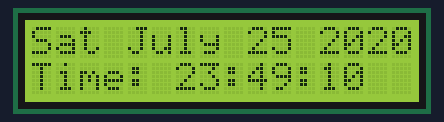
A sketch run on a simulated Arduino Uno, built with avr-gcc and run on an emulated ATmega328P. Parts: 16×2 character LCD.

Above: at 0.1 s.
At 4.1 s:
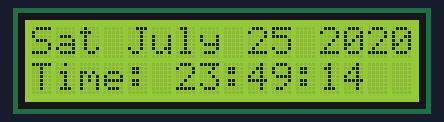
At 9.2 s:
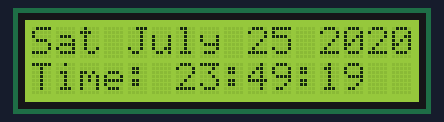
At 19.2 s:
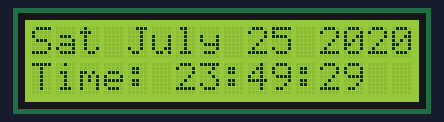
At 28.3 s:
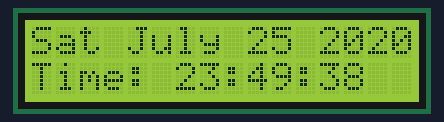
At 38.3 s:
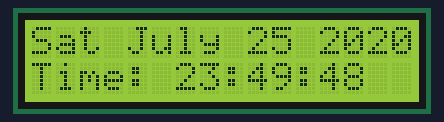

The sketch:

LCD_Clock.ino
```cpp
#include <LiquidCrystal.h>

LiquidCrystal lcd(1,2,4,5,6,7);

void setup(){
    lcd.begin(16,2);
}

void printTime(int sysHour, int sysMinute, int sysSec){
  lcd.setCursor(0,1);
  lcd.print("Time: ");

  if(sysHour < 10){
    lcd.print("0");
    lcd.print(sysHour);
  }
  else{
   lcd.print(sysHour);
  }
  lcd.print(":");
  if(sysMinute < 10){
    lcd.print("0");
    lcd.print(sysMinute);
  }
  else{
    lcd.print(sysMinute);
  }
  lcd.print(":");
  if(sysSec < 10){
    lcd.print("0");
    lcd.print(sysSec);
    return;
  }
  lcd.print(sysSec);
}

void printDayAndDate(char sysDay[10], char sysMonth[6], int currentDate, int sysYear, int sysHour){
  lcd.setCursor(0,0);
  lcd.print(sysDay);
  lcd.print(" ");
  lcd.print(sysMonth);
  lcd.print(" ");
  lcd.print(currentDate);
  lcd.print(" ");
  lcd.print(sysYear);
}

void loop(){
  char days[][10] = {"Sun", "Mon", "Tue", "Wed", "Thu", "Fri", "Sat"};
  char months[][10] = {"Jan", "Feb", "Mar", "Apr", "May", "June", "July", "Aug", "Sept", "Oct", "Nov", "Dec"};

  //----------ENTER HOUR, MINUTES, AND SECONDS----------
  static int sysHour = 23;
  static int sysMinute = 49;
  static int sysSec = 10;
  static int monthNum = 7;
  static int numOfDays = 30; //DO NOT CHANGE
  static int currentDate = 25; //1st Jan, 2nd Jan, etc
  static int sysDay = 7; //Sun, Mon, etc
  static int sysYear = 2020;


  printTime(sysHour, sysMinute, sysSec);


  if(monthNum == 1 || monthNum == 3 || monthNum == 5 || monthNum == 7 || monthNum == 8 || monthNum == 10 || monthNum == 12){
    numOfDays = 31;
  }

  if(monthNum == 2){
    numOfDays = 28;
  }

  if((monthNum == 2 && sysYear%4 == 0 && sysYear%100 != 0) || (monthNum == 2 && sysYear%400 == 0)){
    numOfDays = 29;
  }

  printDayAndDate(days[sysDay - 1], months[monthNum - 1], currentDate, sysYear, sysHour);

  sysSec+=1;

  if(sysSec > 59){
    sysSec = 0;
    sysMinute+=1;
  }

  if(sysMinute > 59){
    sysMinute = 0;
    sysHour+=1;
  }

  if(monthNum > 12){
    sysYear += 1;
    monthNum = 1;
    lcd.clear();
  }

  delay(1000);

  if(sysHour > 23){
    sysDay += 1;
    currentDate += 1;
  }

  if(currentDate > numOfDays){
    currentDate = 1;
    monthNum += 1;
    lcd.clear();
  }

  if(sysDay > 7){
    sysDay = 1;
  }

  if(sysHour > 23){
    sysHour = 0;
  }

}
```

Measured:
- what the display in image 1 shows lasts 1.0 s, from 4.1 s to 5.1 s
